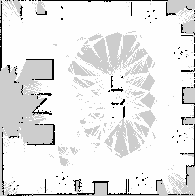
#> input picture src/object_search_bot/maps/office_map.pgm, 195 x 196 px
$ python polish_map.py --input maps/office_map.pgm
#> lines starting #> are read from the running program, lines starting #| are printed output that depends on the picture
#!/usr/bin/env python3
import argparse
import cv2
import numpy as np
import os


def flood_fill_clean_map(input_path, output_path, kernel_size=5):
#> called with input_path = 'maps/office_map.pgm', output_path = 'maps/office_map_clean.pgm', kernel_size = 5
    if not os.path.exists(input_path):
        print(f"❌ Error: Input file '{input_path}' not found.")
        return

    print(f"📖 Loading noisy map asset: {input_path}")
    img = cv2.imread(input_path, cv2.IMREAD_GRAYSCALE)
#> img is the input picture: shape (196, 195); min 0, max 254, mean 231.6
    h, w = img.shape
#> h = 196; w = 195

    # 1. Extract walls as WHITE (255) on a BLACK (0) background
    # This ensures morphology patches the walls instead of eating them!
    wall_mask = np.zeros_like(img)
    wall_mask[img < 50] = 255

    # 2. Morphological closing to seal ALL wall fractures securely
    kernel = cv2.getStructuringElement(
        cv2.MORPH_RECT, (kernel_size, kernel_size)
    )
    print(f"🛠️ Sealing wall gaps with kernel size: {kernel_size}x{kernel_size}")
    closed_walls = cv2.morphologyEx(wall_mask, cv2.MORPH_CLOSE, kernel)

    # 3. Setup our Flood Fill canvas (Default background = ROS Unknown Gray)
    polished_map = np.full_like(img, 205)

    # 4. Find a guaranteed open floor pixel inside the room to drop the paint bucket
    seed_point = None
    for y in range(int(h * 0.5), int(h * 0.9)):
        for x in range(int(w * 0.3), int(w * 0.7)):
            # Look for an original white pixel that isn't overridden by a closed wall
            if img[y, x] > 240 and closed_walls[y, x] == 0:
                seed_point = (x, y)
                break
        if seed_point:
            break

    if seed_point is None:
        seed_point = (int(w / 2), int(h / 2))

    print(f"🌊 Flooding map interior from safe floor coordinate: {seed_point}")

    # Use the closed walls as an absolute boundary barrier
    flood_canvas = closed_walls.copy()
    mask = np.zeros((h + 2, w + 2), np.uint8)

    # Flood fill the walkable interior room space with a temporary marker (128)
    cv2.floodFill(flood_canvas, mask, seed_point, 128)
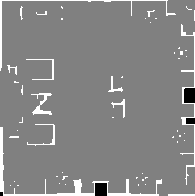
#> flood_canvas: shape (196, 195); min 0, max 255, mean 134.3

    # 5. Reconstruct the clean ROS trinary map matrix
    # Everywhere the fluid traveled becomes pure white Free Space
    polished_map[flood_canvas == 128] = 255

    # Everywhere the patched walls are becomes solid sharp Black walls
    polished_map[closed_walls == 255] = 0

    # Clean up any leftover stray loose pixel specks inside the rooms
    num_labels, labels, stats, centroids = cv2.connectedComponentsWithStats(
        (polished_map == 0).astype(np.uint8), connectivity=8
    )
    for i in range(1, num_labels):
        if stats[i, cv2.CC_STAT_AREA] < 3:
            polished_map[labels == i] = 255

    # Save clean asset
    cv2.imwrite(output_path, polished_map)
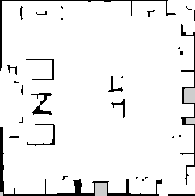
#> saved as office_map_clean.pgm: shape (196, 195); min 0, max 255, mean 239.4
    print(f"🎉 Success! Strictly closed map exported cleanly to: {output_path}")


if __name__ == "__main__":
    parser = argparse.ArgumentParser(
        description="Prunes maps down to pristine vector layouts."
    )
    parser.add_argument("-i", "--input", required=True, help="Path to raw map")
    parser.add_argument(
        "-o", "--output", help="Path to output clean map destination"
    )
    parser.add_argument(
        "-k",
        "--kernel",
        type=int,
        default=5,
        help="Wall sealing kernel size (default: 5)",
    )
    args = parser.parse_args()

    if not args.output:
        base, ext = os.path.splitext(args.input)
        args.output = f"{base}_clean{ext}"

    flood_fill_clean_map(args.input, args.output, kernel_size=args.kernel)

$ run again, on src/object_search_bot/maps/office_teardown_clean.pgm
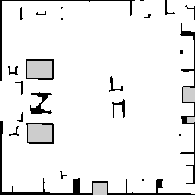
#> input picture src/object_search_bot/maps/office_teardown_clean.pgm, 195 x 195 px
#> in flood_fill_clean_map, img is the input picture: shape (195, 195); min 0, max 255, mean 236.8
#> in flood_fill_clean_map, `cv2.floodFill(flood_canvas, mask, seed_point, 128)`:
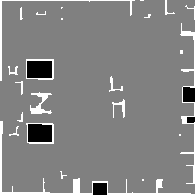
#> flood_canvas: shape (195, 195); min 0, max 255, mean 132.1
